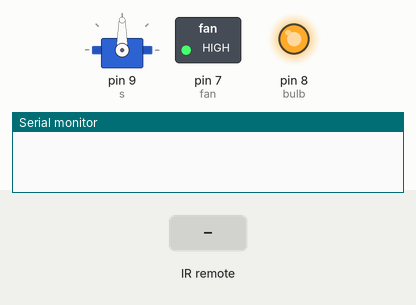
A sketch run on a simulated Arduino Uno, built with avr-gcc and run on an emulated ATmega328P. On the bench: servo, switched loads named in the sketch (green lamp = pin HIGH), output pins drawn as LEDs (lit = HIGH), the last lines printed to the serial monitor. The inputs (shaded band) are chosen by the test bench.

Above: at 1.2 s.
1.3 s: infrared code 0xE0E0D02F received
At 1.7 s:
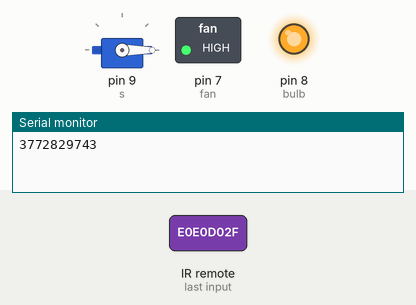
3.3 s: infrared code 0xE0E0E01F received
At 3.7 s:
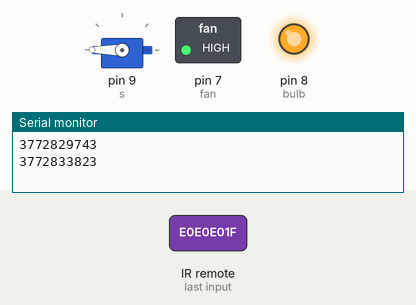
5.3 s: infrared code 0xE0E036C9 received
At 6.5 s:
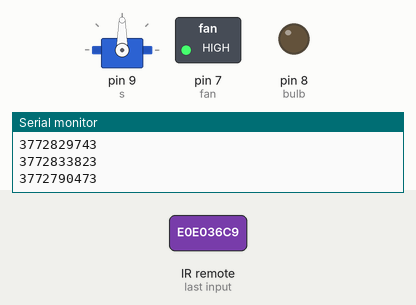
6.8 s: infrared code 0xE0E028D7 received
At 7.6 s:
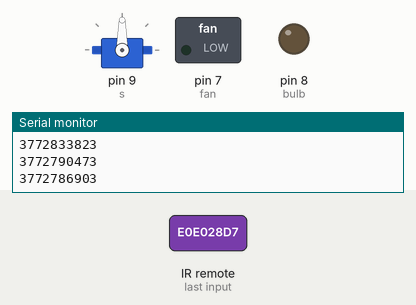
8.3 s: infrared code 0xE0E0A857 received
At 8.8 s:
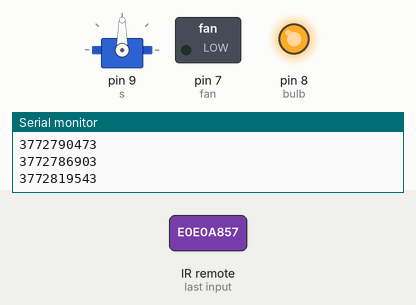
9.8 s: infrared code 0xE0E06897 received
At 11.1 s:
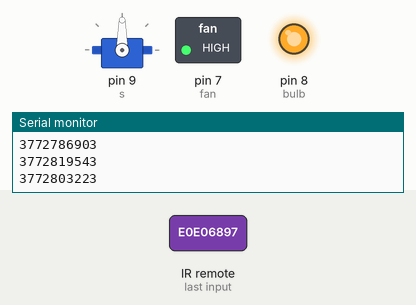
Timing chart, 0 to 12.3 s (numbered marks = the images above; inputs shaded):
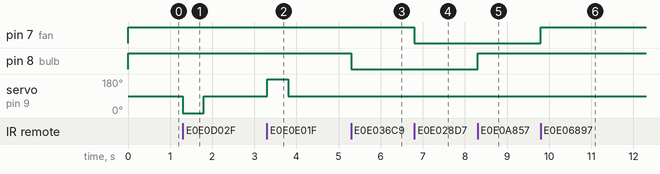

Measured:
- after the input at 1.3 s, servo on pin 9 (s): 90° → 0° at once, → 90° 0.50 s later
- after the input at 3.3 s, servo on pin 9 (s): 90° → 180° at once, → 90° 0.50 s later
- after the input at 5.3 s, pin 8 (bulb): HIGH → LOW at once
- after the input at 6.8 s, pin 7 (fan): HIGH → LOW at once
- after the input at 8.3 s, pin 8 (bulb): LOW → HIGH at once
- after the input at 9.8 s, pin 7 (fan): LOW → HIGH at once

The sketch:

IR_One_LED.ino
```cpp
#include <Servo.h>
#include <IRremote.h>
int IRpin = 11;
IRrecv irrecv(IRpin);
decode_results results;
int fan = 7;
int bulb = 8;
int bulb_s = 0;
int fan_s = 0;
Servo s;
void setup()
{
   pinMode(fan, OUTPUT);
   pinMode(bulb, OUTPUT);
   s.attach(9);
   Serial.begin(9600);
   irrecv.enableIRIn();
   digitalWrite(fan, HIGH);
   digitalWrite(bulb, HIGH);
}

void loop() {
  if (irrecv.decode(&results)) {
    Serial.println(results.value);
    irrecv.resume();
  if(results.value == 3772829743)
  {
             s.write(0);
             delay(500);
             s.write(90);
  }
  if(results.value == 3772833823)
  {
             s.write(180);
             delay(500);
             s.write(90);
  }
  if(results.value == 3772790473)
  {
        digitalWrite(bulb, LOW);
  }
    if(results.value == 3772786903)
  {
        digitalWrite(fan, LOW);
  }
    if(results.value == 3772819543)
  {
        digitalWrite(bulb, HIGH);
  }
    if(results.value == 3772803223)
  {
        digitalWrite(fan, HIGH);
  }
  }
}
```
